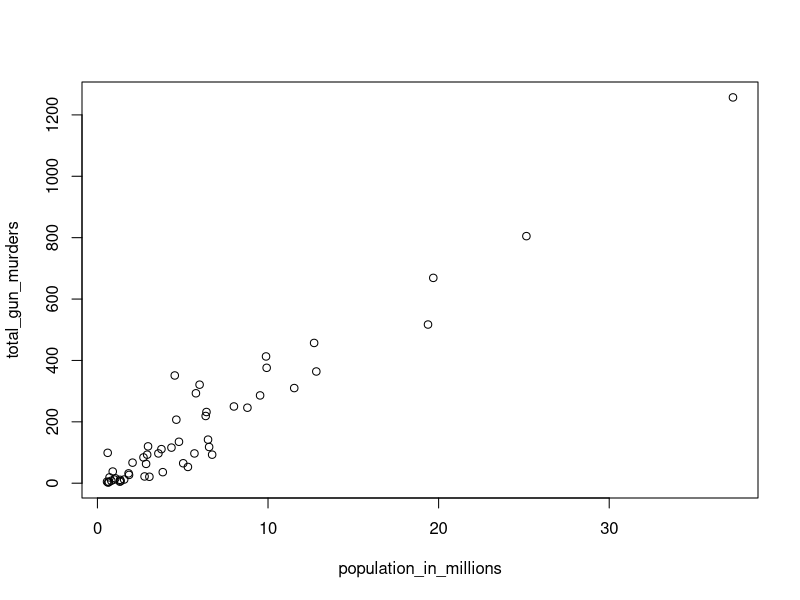
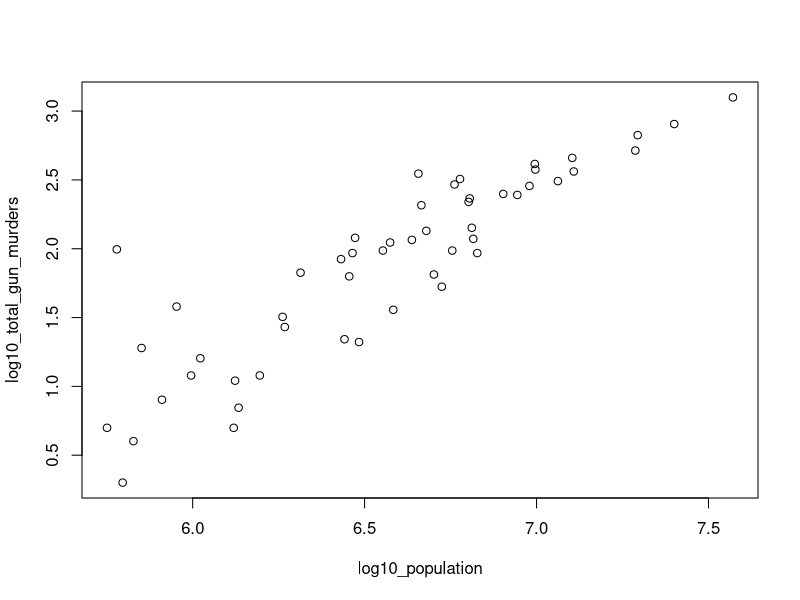

The R source for these figures, in order:
# Load the datasets and define some variables
library(dslabs)
data(murders)

population_in_millions <- murders$population/10^6
total_gun_murders <- murders$total

plot(population_in_millions, total_gun_murders)

# Transform population using the log10 transformation and save to object log10_population
log10_population <- log10(murders$population)
# Transform total gun murders using log10 transformation and save to object log10_total_gun_murders
log10_total_gun_murders <-log10(murders$total)
# Create a scatterplot with the log scale transformed population and murders 
plot(log10_population, log10_total_gun_murders)
